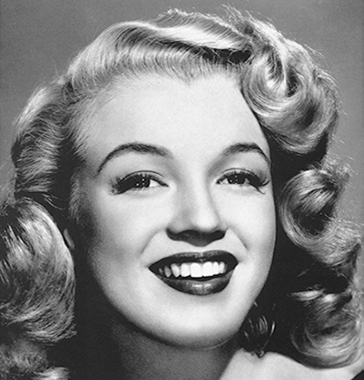
%> input picture Assignment03/marilyn.png, 364 x 380 px
$ octave hybrid.m   (GNU Octave 9; MATLAB toolbox functions it lacks are replaced by stand-ins)
%> lines starting %> are read from the running program, lines starting %| are printed output that depends on the picture
r1=15;   %?????????
r2=25;   %?????????????????????????
I1=imread('marilyn.png');%????????????1
%> I1 is the input picture: size 380x364x3 uint8; min 0, max 255, mean 132.4
I2=imread('einstein.png');%????????????2
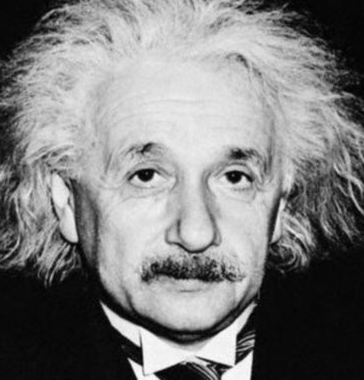
%> input picture Assignment03/einstein.png, 364 x 380 px
%> I2 is the input picture: size 380x364x3 uint8; min 0, max 255, mean 125.9
i1=fftshift(fft2(double(I1)));%???1?????????
i2=fftshift(fft2(double(I2)));
[a, b, c]=size(i1); %?????????????
%> a = 380; b = 364; c = 3
h1=fspecial('gaussian',[a, b],r1);%???????????
h1=h1./max(max(h1));%?????
h2=fspecial('gaussian',[a, b],r2);%??
h2=h2./max(max(h2));
for color=1:3 %rgb??????
    J(:,:,color)=i1(:,:,color).*(1-h2)+i2(:,:,color).*h1; %?????????????????
end
g=uint8(real(ifft2(ifftshift(J))));%????????????
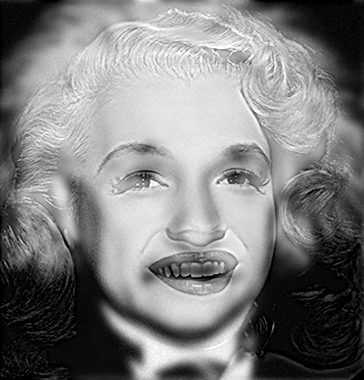
%> g: size 380x364x3 uint8; min 0, max 255, mean 126.3
imshow(g) %?????????
imwrite(g,'hybrid.jpg') %????????
